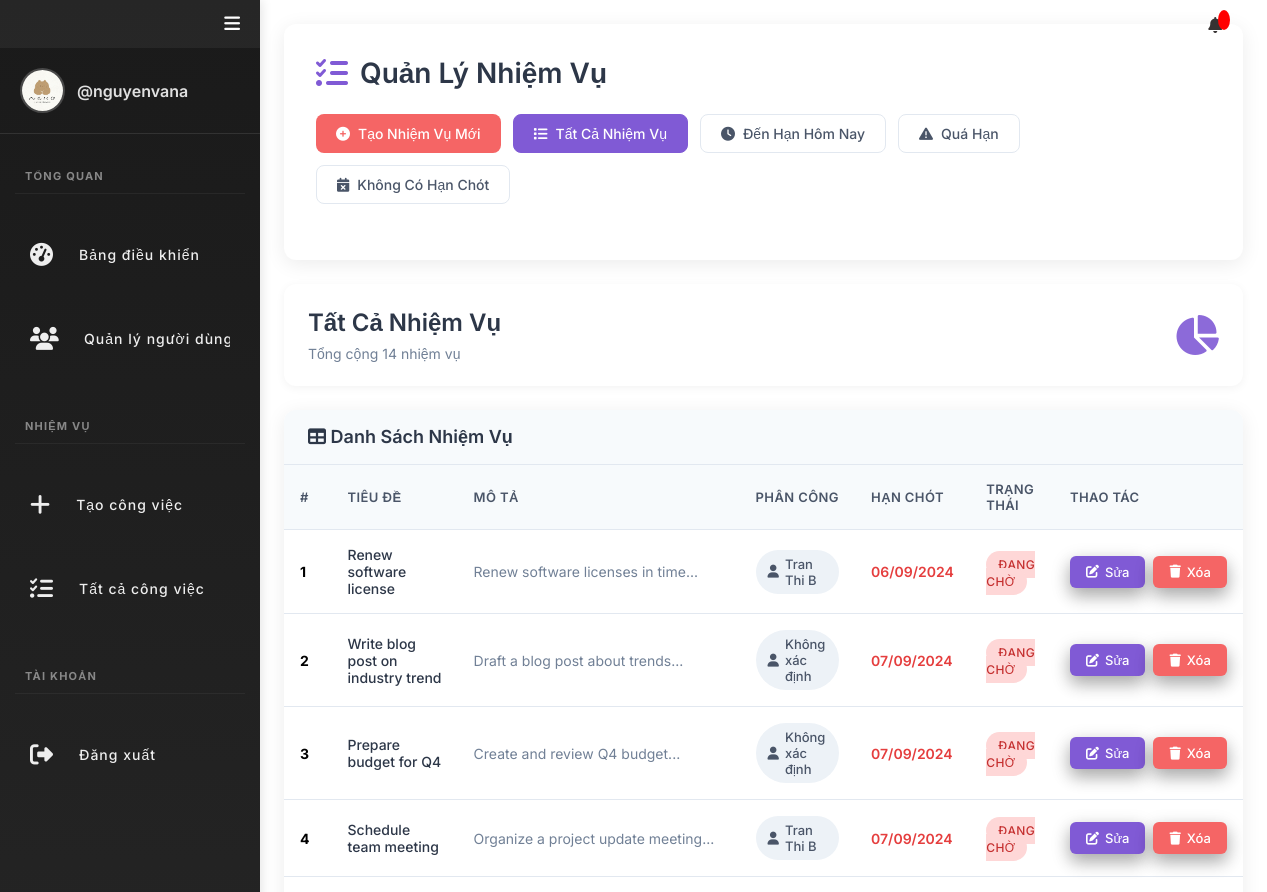
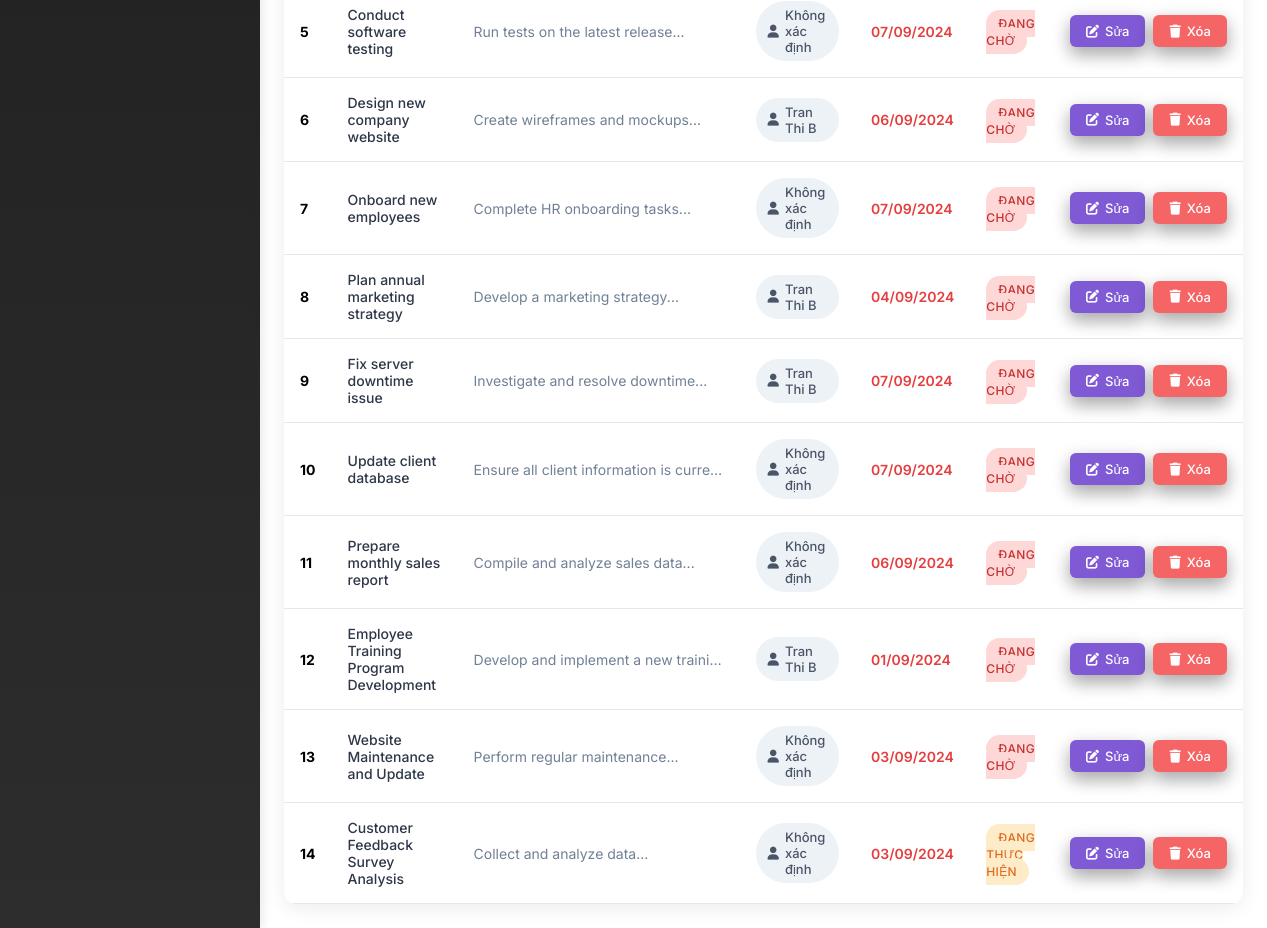
Screenshot of /tasks.php (signed in) with the database file from the repository (2 pictures, top to bottom).
### tables this page shows
CREATE TABLE `tasks` (
  `id` int(11) NOT NULL AUTO_INCREMENT,
  `title` varchar(100) NOT NULL,
  `description` text DEFAULT NULL,
  `assigned_to` int(11) DEFAULT NULL,
  `due_date` date DEFAULT NULL,
  `status` enum('pending','in_progress','completed') DEFAULT 'pending',
  `created_at` timestamp NOT NULL DEFAULT current_timestamp(),
  PRIMARY KEY (`id`),
  KEY `assigned_to` (`assigned_to`),
  CONSTRAINT `tasks_ibfk_1` FOREIGN KEY (`assigned_to`) REFERENCES `users` (`id`)
);

### app/Model/Task.php (called while the page is built, shortened)
<?php
function get_all_tasks($conn) {
    try {
        $sql = "SELECT * FROM tasks WHERE status != 'completed' ORDER BY id DESC";
        $stmt = $conn->prepare($sql);
        $stmt->execute([]);
        if ($stmt->rowCount() > 0) {
            $tasks = $stmt->fetchAll();
        } else {
            $tasks = 0;
        }
    } catch (PDOException $e) {
        error_log("Lỗi get_all_tasks: " . $e->getMessage());
        $tasks = 0;
    }
    return $tasks;
}
function count_tasks($conn) {
    try {
        $sql = "SELECT id FROM tasks WHERE status != 'completed'";
        $stmt = $conn->prepare($sql);
        $stmt->execute([]);
        return $stmt->rowCount();
    } catch (PDOException $e) {
        error_log("Lỗi count_tasks: " . $e->getMessage());
        return 0;
    }
}

### app/Model/User.php (called while the page is built, shortened)
<?php
function get_all_users($conn) {
    $sql = "SELECT * FROM users WHERE role = ?";
    $stmt = $conn->prepare($sql);
    $stmt->execute(["employee"]);
    if ($stmt->rowCount() > 0) {
        $users = $stmt->fetchAll(PDO::FETCH_ASSOC);
    } else {
        $users = 0;
    }
    return $users;
}
?>

### tasks.php (the view, shortened to what this page needs)
<?php
if (isset($_SESSION['role']) && isset($_SESSION['id']) && $_SESSION['role'] == "admin") {
    include "DB_connection.php";
    include "app/Model/Task.php";
    include "app/Model/User.php";
    $text = "Tất Cả Nhiệm Vụ";
    if (isset($_GET['due_date']) && $_GET['due_date'] == "Due Today") {
        $text = "Đến Hạn Hôm Nay";
        $tasks = get_all_tasks_due_today($conn);
        $num_task = count_tasks_due_today($conn);
    } else if (isset($_GET['due_date']) && $_GET['due_date'] == "Overdue") {
        $text = "Quá Hạn";
        $tasks = get_all_tasks_overdue($conn);
        $num_task = count_tasks_overdue($conn);
    } else if (isset($_GET['due_date']) && $_GET['due_date'] == "No Deadline") {
        $text = "Không Có Hạn Chót";
        $tasks = get_all_tasks_NoDeadline($conn);
        $num_task = count_tasks_NoDeadline($conn);
    } else {
        $tasks = get_all_tasks($conn);
        $num_task = count_tasks($conn);
    }
    $users = get_all_users($conn);
    $user_map = [];
    if ($users != 0 && !empty($users)) {
        foreach ($users as $user) {
            $user_map[$user['id']] = $user['full_name'];
        }
    }
?>
<!DOCTYPE html>
<html lang="vi">
<head>
    <link rel="stylesheet" href="https://cdnjs.cloudflare.com/ajax/libs/font-awesome/5.15.4/css/all.min.css">
    <link rel="stylesheet" href="css/style.css">
</head>
<body>
    <?php include "inc/header.php" ?>
    <div class="body">
        <?php include "inc/nav.php" ?>
        <div class="main-container">
            <div class="page-header">
                <h1 class="page-title">
                    <i class="fas fa-tasks"></i>
                    Quản Lý Nhiệm Vụ
                </h1>
                <div class="filter-nav">
                    <a href="create_task.php" class="nav-btn create-btn">
                        <i class="fas fa-plus-circle"></i>
                        Tạo Nhiệm Vụ Mới
                    </a>
                    <a href="tasks.php" class="nav-btn filter-btn <?= !isset($_GET['due_date']) ? 'current-filter' : '' ?>">
                        <i class="fas fa-list"></i>
                        Tất Cả Nhiệm Vụ
                    </a>
                    <a href="tasks.php?due_date=Due Today" class="nav-btn filter-btn <?= (isset($_GET['due_date']) && $_GET['due_date'] == 'Due Today') ? 'current-filter' : '' ?>">
                        <i class="fas fa-clock"></i>
                        Đến Hạn Hôm Nay
                    </a>
                    <a href="tasks.php?due_date=Overdue" class="nav-btn filter-btn <?= (isset($_GET['due_date']) && $_GET['due_date'] == 'Overdue') ? 'current-filter' : '' ?>">
                        <i class="fas fa-exclamation-triangle"></i>
                        Quá Hạn
                    </a>
                    <a href="tasks.php?due_date=No Deadline" class="nav-btn filter-btn <?= (isset($_GET['due_date']) && $_GET['due_date'] == 'No Deadline') ? 'current-filter' : '' ?>">
                        <i class="fas fa-calendar-times"></i>
                        Không Có Hạn Chót
                    </a>
                </div>
            </div>
            <div class="stats-section">
                <div class="stats-info">
                    <h2><?=$text?></h2>
                    <p>Tổng cộng <?=$num_task?> nhiệm vụ</p>
                </div>
                <div class="stats-icon">
                    <i class="fas fa-chart-pie"></i>
                </div>
            </div>
            <?php if ($tasks != 0) { ?>
                <div class="table-container">
                    <div class="table-header">
                        <h3><i class="fas fa-table"></i> Danh Sách Nhiệm Vụ</h3>
                    </div>
                    <table class="modern-table">
                        <thead>
                            <tr>
                                <th>#</th>
                                <th>Tiêu Đề</th>
                                <th>Mô Tả</th>
                                <th>Phân Công</th>
                                <th>Hạn Chót</th>
                                <th>Trạng Thái</th>
                                <th>Thao Tác</th>
                            </tr>
                        </thead>
                        <tbody>
                            <?php $i=0; foreach ($tasks as $task) { ?>
                            <tr>
                                <td><strong><?=++$i?></strong></td>
                                <td>
                                    <div class="task-title"><?=htmlspecialchars($task['title'])?></div>
                                </td>
                                <td>
                                    <div class="task-description" title="<?=htmlspecialchars($task['description'])?>">
                                        <?=htmlspecialchars($task['description'])?>
                                    </div>
                                </td>
                                <td>
                                    <span class="assigned-user">
                                        <i class="fas fa-user"></i>
                                        <?= isset($user_map[$task['assigned_to']]) ? htmlspecialchars($user_map[$task['assigned_to']]) : 'Không xác định' ?>
                                    </span>
                                </td>
                                <td>
                                    <?php
                                        if (empty($task['due_date']) || $task['due_date'] == '0000-00-00') {
                                            echo '<span class="due-date">Không có hạn chót</span>';
                                        } else {
                                            $due_date = date('d/m/Y', strtotime($task['due_date']));
                                            $today = date('Y-m-d');
                                            $class = '';
                                            if ($task['due_date'] < $today) {
                                                $class = 'overdue';
                                            } else if ($task['due_date'] == $today) {
                                                $class = 'today';
                                            }
                                            echo '<span class="due-date '.$class.'">'.$due_date.'</span>';
                                        }
                                    ?>
                                </td>
                                <td>
                                    <?php
                                        $status_class = '';
                                        $status_text = '';
                                        if ($task['status'] == "pending") {
                                            $status_class = 'status-pending';
                                            $status_text = 'Đang Chờ';
                                        } elseif ($task['status'] == "in_progress") {
                                            $status_class = 'status-progress';
                                            $status_text = 'Đang Thực Hiện';
                                        } elseif ($task['status'] == "completed") {
                                            $status_class = 'status-completed';
                                            $status_text = 'Hoàn Thành';
                                        }
                                    ?>
                                    <span class="status-badge <?=htmlspecialchars($status_class)?>">
                                        <?=htmlspecialchars($status_text)?>
                                    </span>
                                </td>
                                <td>
                                    <div class="action-buttons">
                                        <a href="edit-task.php?id=<?=htmlspecialchars($task['id'])?>" class="action-btn edit-btn">
                                            <i class="fas fa-edit"></i>
                                            Sửa
                                        </a>
                                        <a href="delete-task.php?id=<?=htmlspecialchars($task['id'])?>" class="action-btn delete-btn"
                                           onclick="return confirm('Bạn có chắc muốn xóa nhiệm vụ này?')">
                                            <i class="fas fa-trash"></i>
                                            Xóa
                                        </a>
                                    </div>
                                </td>
                            </tr>
                            <?php } ?>
                        </tbody>
                    </table>
                </div>
            <?php } ?>
        </div>
    </div>
</body>
</html>
<?php } else {
    $em = "Vui lòng đăng nhập trước";
    header("Location: login.php?error=" . urlencode($em));
    exit();
}

### rows the page displays
tasks: title "Renew software license", description "Renew software licenses in time...", assigned_to "Tran Thi B", due_date "06/09/2024", status "ĐANG CHỜ"
tasks: title "Write blog post on industry trend", description "Draft a blog post about trends...", shows "Không xác định", due_date "07/09/2024", status "ĐANG CHỜ"
tasks: title "Prepare budget for Q4", description "Create and review Q4 budget...", shows "Không xác định", due_date "07/09/2024", status "ĐANG CHỜ"
tasks: title "Schedule team meeting", description "Organize a project update meeting...", assigned_to "Tran Thi B", due_date "07/09/2024", status "ĐANG CHỜ"
tasks: title "Conduct software testing", description "Run tests on the latest release...", shows "Không xác định", due_date "07/09/2024", status "ĐANG CHỜ"
tasks: title "Design new company website", description "Create wireframes and mockups...", assigned_to "Tran Thi B", due_date "06/09/2024", status "ĐANG CHỜ"
tasks: title "Onboard new employees", description "Complete HR onboarding tasks...", shows "Không xác định", due_date "07/09/2024", status "ĐANG CHỜ"
tasks: title "Plan annual marketing strategy", description "Develop a marketing strategy...", assigned_to "Tran Thi B", due_date "04/09/2024", status "ĐANG CHỜ"
tasks: title "Fix server downtime issue", description "Investigate and resolve downtime...", assigned_to "Tran Thi B", due_date "07/09/2024", status "ĐANG CHỜ"
tasks: title "Update client database", description "Ensure all client information is curre…", shows "Không xác định", due_date "07/09/2024", status "ĐANG CHỜ"
tasks: title "Prepare monthly sales report", description "Compile and analyze sales data...", shows "Không xác định", due_date "06/09/2024", status "ĐANG CHỜ"
tasks: title "Employee Training Program Development", description "Develop and implement a new traini…", assigned_to "Tran Thi B", due_date "01/09/2024", status "ĐANG CHỜ"
tasks: title "Website Maintenance and Update", description "Perform regular maintenance...", shows "Không xác định", due_date "03/09/2024", status "ĐANG CHỜ"
tasks: title "Customer Feedback Survey Analysis", description "Collect and analyze data...", shows "Không xác định", due_date "03/09/2024", status "ĐANG THỰC HIỆN"

### other values shown
$_SESSION['username'] "nguyenvana"
$text "Tất Cả Nhiệm Vụ"
$num_task "14"
